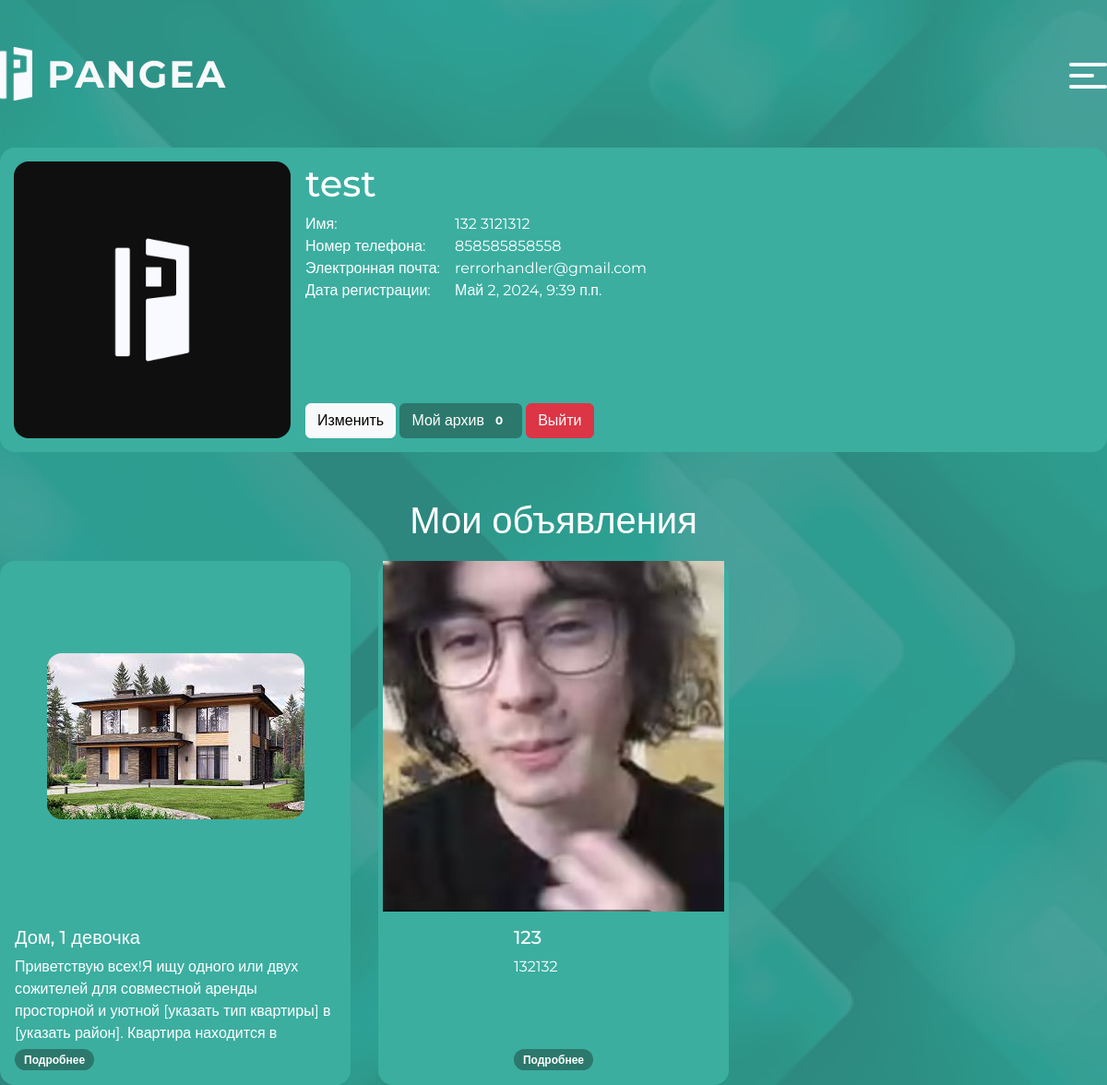
/users/profile/ (signed in), run on the app's committed database.
### users/models.py (models this page shows)
class User(AbstractUser):
    image = models.ImageField(upload_to='users_images/', null=True, blank=True)
    phone_number = models.CharField(max_length=20)

### posts/models.py (models this page shows, shortened)
class Post(models.Model):
    title = models.CharField(null=False, max_length=255)
    description = models.CharField(null=False, max_length=2000)
    image = models.ImageField(upload_to='post_images/', blank=True, null=True)
    created_at = models.DateTimeField(auto_now_add=True)
    updated_at = models.DateTimeField(auto_now=True)
    cost = models.IntegerField(blank=True, null=True)
    user_id = models.ForeignKey(User, on_delete=models.CASCADE)
    archived = models.BooleanField(default=False)
    published = models.BooleanField(default=False)
    class Meta:
        verbose_name = 'Post'
        verbose_name_plural = 'Posts'

### users/views.py (the view)
# urls.py: path('profile/', profile, name='profile'),
def profile(request):
    if request.method == 'POST':
        form = UserProfileForm(instance=request.user, data=request.POST, files=request.FILES)
        if form.is_valid():
            form.save()
            return HttpResponseRedirect(reverse('users:profile'))
    else:
        form = UserProfileForm(instance=request.user)
    user = request.user
    my_posts = Post.objects.filter(user_id=user, archived=False).order_by('-created_at')
    archived_posts_count = Post.objects.filter(user_id=user, archived=True).count()
    context = {
        'user': user,
        'my_posts': my_posts,
        'archived_posts_count': archived_posts_count,
        'title': 'Профиль',
        'form': form
    }
    return render(request, 'users/profile.html', context)

### users/templates/users/profile.html (shortened to what this page needs)
{% extends 'posts/base.html' %}
{% load static %}
{% block css %}
<link href="{% static 'css/users/profile.css' %}" rel="stylesheet">
{% endblock %}
{% block content %}
<div class="main_info">
    <div class="main_info_image">
        <img src="{% if user.image %} {{ user.image.url }} {% else %} {% static 'img/users/default-pangea.png' %} {% endif %}"
            class="rounded-4" style="width: 100%; height: 100%; object-fit: cover; ">
    </div>
    <div class="main_info_text d-flex flex-column justify-content-between">
        <div class="main_info_user-desc">
            <h1>{{ user }}</h1>
            <div class="d-flex gap-3">
                <div>
                    <div>Имя: </div>
                    <div>Номер телефона: </div>
                    <div>Электронная почта: </div>
                    <div>Дата регистрации: </div>
                </div>
                <div>
                    <div>
                        {% if user.first_name %}
                        {{ user.first_name }} {{ user.last_name }}
                        {% else %}
                        -
                        {% endif %}
                    </div>
                    <div>
                        {% if user.phone_number %}
                        {{ user.phone_number }}
                        {% else %}
                        -
                        {% endif %}
                    </div>
                    <div>{{ user.email }}</div>
                    <div>{{ user.date_joined }}</div>
                </div>
            </div>
        </div>
        <div>
            <button id="btn" class="btn btn-light">Изменить</button>
            <a href="{% url 'posts:archive_list' %}" class="btn" style="background-color: #2c786c; color: #fff;">
                Мой архив <span class="badge badge-light">{{ archived_posts_count }}</span>
            </a>
            <a href="{% url 'users:logout' %}" class="btn btn-danger">Выйти</a>
        </div>
    </div>
</div>
{% if my_posts %}
<h1 class="my_posts_title">Мои объявления</h1>
{% endif %}
<div class="my_posts">
    {% if my_posts %}
    {% for post in my_posts %}
    <div class="my_post">
        {% if post.image %}
        <a href="{% url 'posts:post_detail' post.pk %}" class="image-container">
            <img src="{{ post.image.url }}" alt="{{ post.title }}" class="my_post_img">
        </a>
        {% else %}
        <a href="{% url 'posts:post_detail' post.pk %}" class="image-container">
            <img src="{% static 'img/posts/default_img.png'%}" alt="{{ post.title }}" class="my_post_img">
        </a>
        {% endif %}
        <div class="p-3">
            <h5 class="my_post_title">{{ post.title }}</h5>
            <div class="my_post_desc">{{ post.description }}</div>
            <a href="{% url 'posts:post_detail' post.pk %}" class="my_post_detail_link">Подробнее</a>
        </div>
    </div>
    {% endfor %}
    {% endif %}
</div>
{% endblock %}

### static/css/posts/main.css (style rules this page uses)
body { background-image: url('/static/img/users/bg.png'); background-size: cover; background-repeat: no-repeat; background-attachment: fixed; font-family: 'Montserrat', sans-serif; }
a { text-decoration: none; }

### static/css/users/profile.css (style rules this page uses)
.main_info { display: flex; gap: 1rem; background-color: #3baea0; padding: 15px; border-radius: 16px; }
.main_info_text { color: #fff; }
.my_posts { display: flex; flex-wrap: wrap; gap: 30px; }
.my_posts_title { color: #fff; text-align: center; margin-top: 50px; margin-bottom: 20px; }
.my_post { width: 380px; height: 100%; max-height: 900px; background-color: #3baea0; display: flex; flex-direction: column; align-items: center; border-radius: 16px; color: #fff; }
.my_post_img { max-width: 100%; height: auto; border-radius: 16px; }
.image-container { width: 380px; height: 380px; overflow: hidden; display: flex; justify-content: center; align-items: center; }
.my_post_detail_link { padding: 4px 10px; border-radius: 16px; text-align: center; font-weight: 600; color: #fff; font-size: 12px; background-color: #2c786c; }
.my_post_desc { height: 100px; overflow: hidden; text-overflow: ellipsis; }
.main_info_image { width: 300px; height: 300px; overflow: hidden; }

### data on the page
User: username "test", first_name "132", last_name "3121312", phone_number "858585858558", email "rerrorhandler@gmail.com", date_joined "Май 2, 2024, 9:39 п.п."
Post: image (picture), title "Дом, 1 девочка", description "Приветствую всех!Я ищу одного или двух сожителей для совместной аренды просторной и уютной [указать тип квартиры] в [указать район]. Квартира находится в…"
Post: image (picture), title "123", description "132132"

### other printed values
{{ archived_posts_count }} "0"
